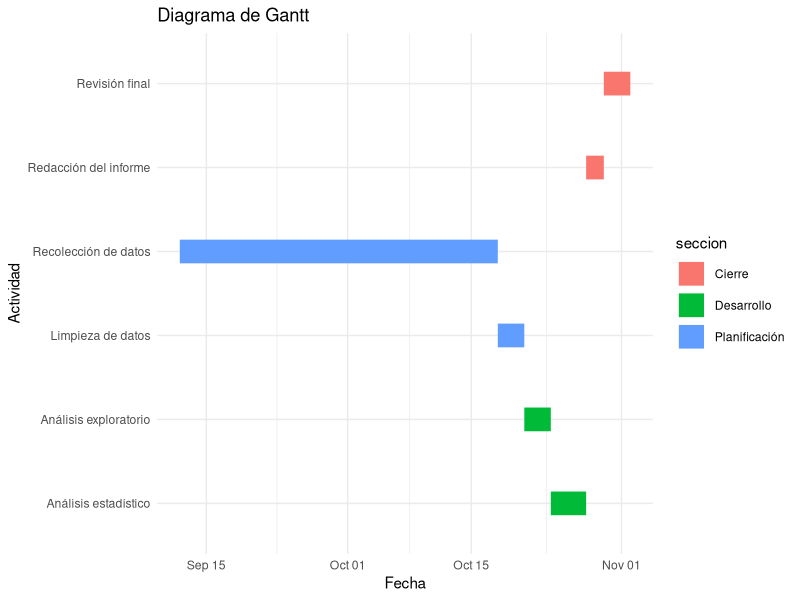
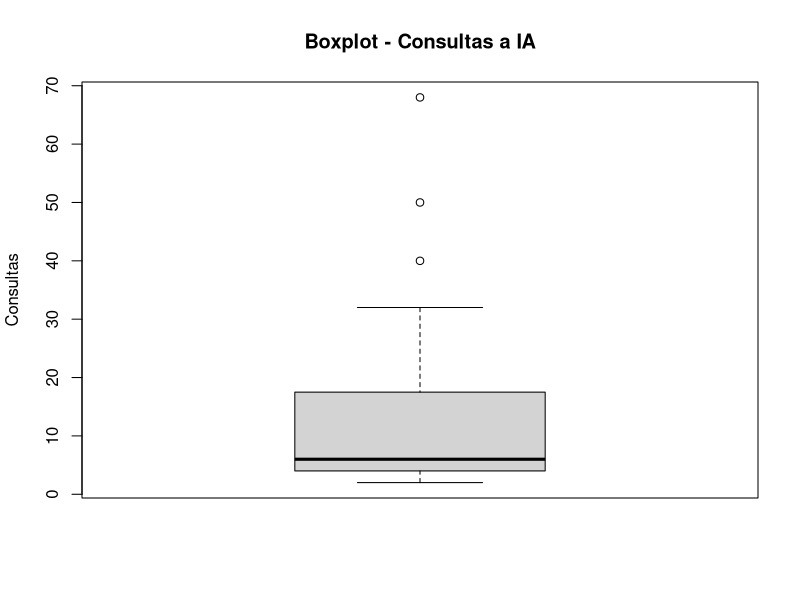
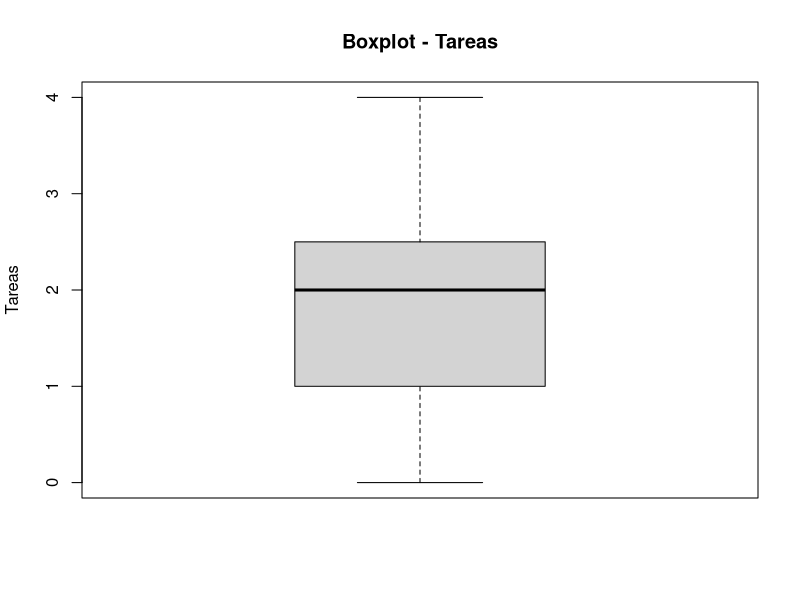
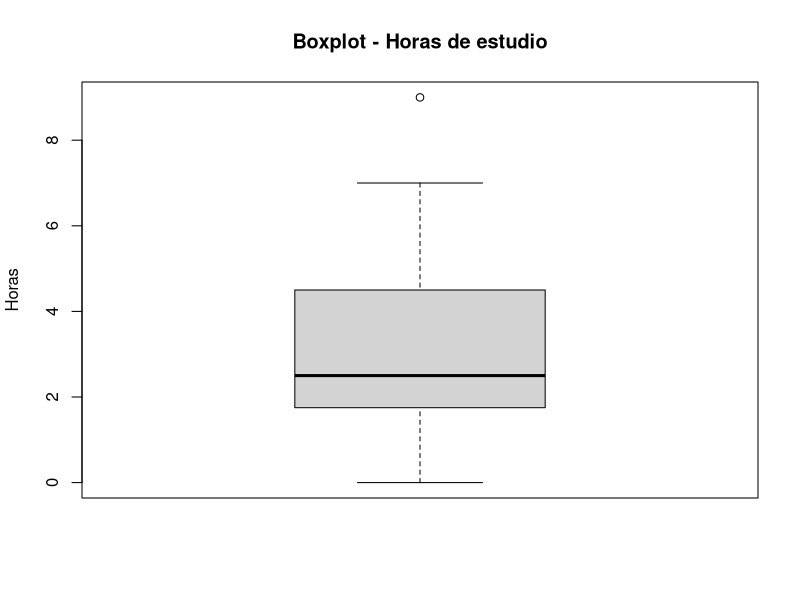
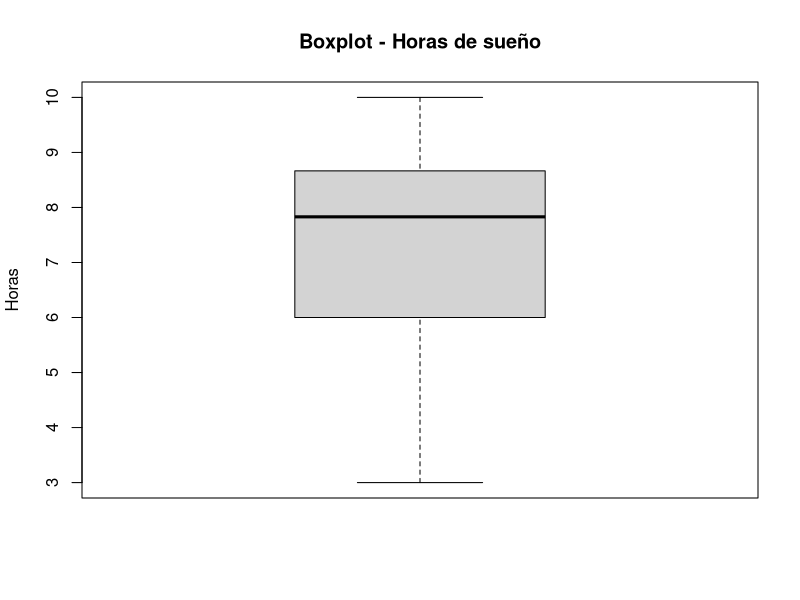
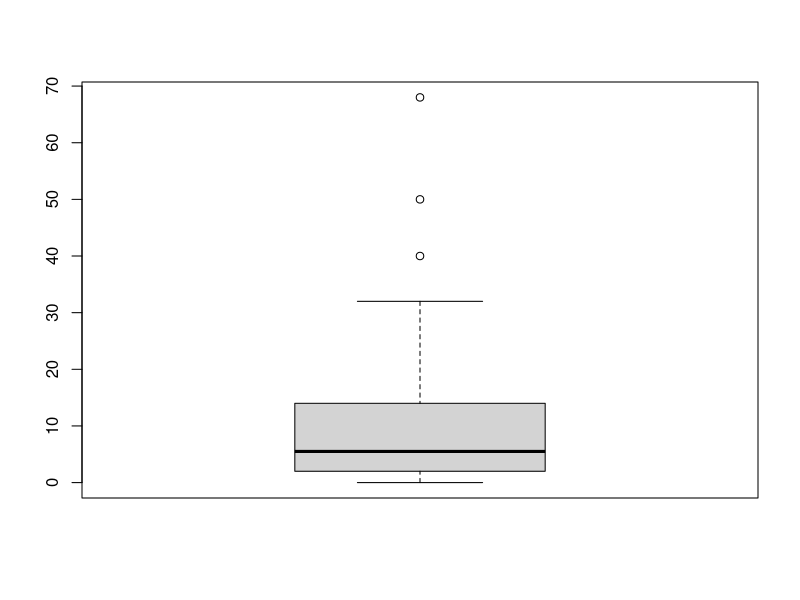
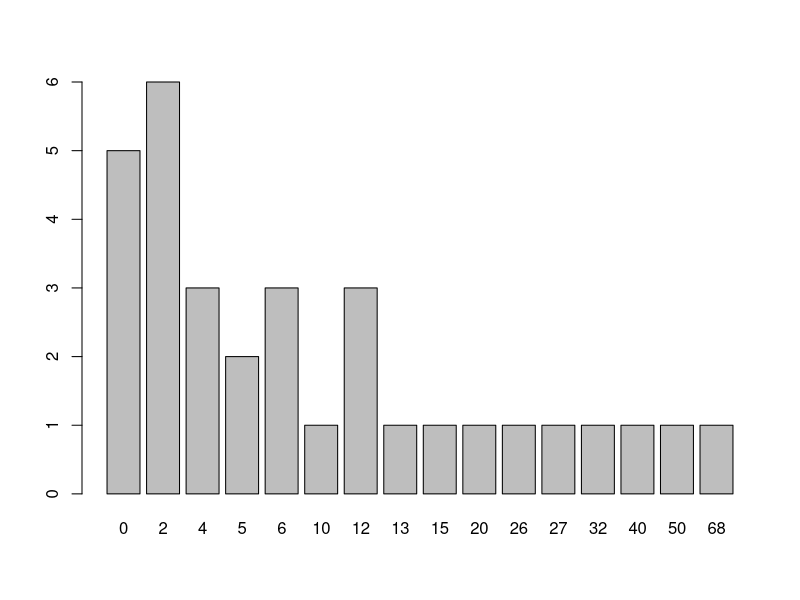
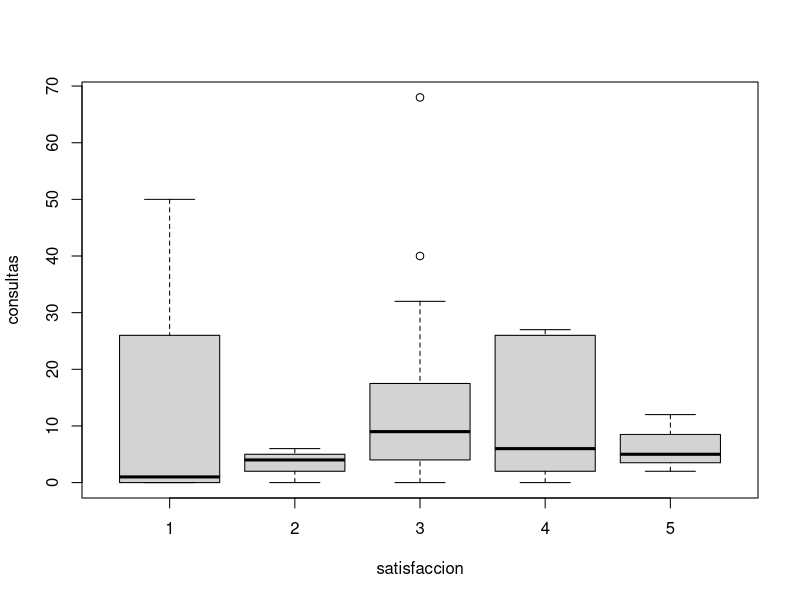

These charts were generated, in order, by the following R code:
## ---- chunk 1
library(ggplot2)

tareas <- data.frame(
  tarea = c(
    "Recolección de datos",
    "Limpieza de datos",
    "Análisis exploratorio",
    "Análisis estadístico",
    "Redacción del informe",
    "Revisión final"
  ),
  inicio = as.Date(c(
    "2026-09-12", "2026-10-18", "2026-10-21", "2026-10-24", "2026-10-28", "2026-10-30"  # TODO: completar fechas "YYYY-MM-DD"
  )),
  fin = as.Date(c(
    "2026-10-18", "2026-10-21", "2026-10-24", "2026-10-28", "2026-10-30", "2026-11-02"  # TODO: completar fechas "YYYY-MM-DD"
  )),
  seccion = c(
    "Planificación",
    "Planificación",
    "Desarrollo",
    "Desarrollo",
    "Cierre",
    "Cierre"
  )
)

ggplot(tareas,
       aes(x = inicio,
           xend = fin,
           y = tarea,
           yend = tarea,
           color = seccion)) +
  geom_segment(linewidth = 8) +
  labs(title = "Diagrama de Gantt",
       x = "Fecha",
       y = "Actividad") +
  theme_minimal()
## ---- chunk 2
library(readr)
library(dplyr)
library(tidyverse)
library(ggplot2)

DF <- read_csv("RespuestasDiario.csv")
## ---- chunk 3
names(DF)
DFL <- DF
## ---- chunk 4
DFL %>% rename(hora = `Marca temporal`
               , consultas = `¿Cuántas consultas a una IA realizaste hoy?`
               , uso = `¿Cuál fue el uso principal que le diste a la IA hoy?`
               , satisfaccion = `¿Qué nivel de satisfacción tienes con tu avance académico de hoy?`
               , tareas = `¿En cuántas tareas de hoy el uso de la IA te ahorró tiempo?`
               , curso = `¿Cuál es el código del curso sobre el que hiciste la mayoría de tus consultas a la IA hoy?`
               , estudio = `¿Cuántas horas efectivas de estudio acumulaste el día de hoy?`
               , sueno = `¿Cuántas horas dormiste la noche pasada?`
               , comprension = `¿Qué nivel de comprensión tuviste de las actividades académicas que realizaste hoy?`
               , email = `Dirección de correo electrónico`) -> DFL
## ---- chunk 5
DFL <- DFL[, c("hora", "consultas", "uso", "satisfaccion", "tareas", "curso", "estudio", "sueno", "comprension", "email")]
names(DFL)
## ---- chunk 6
DFAuxiliar <- read_csv("CorreosGrupo.csv")
## ---- chunk 7
DFL <- inner_join(DFL, DFAuxiliar, by = "email")
## ---- chunk 8
head(DFL[c("hora", "email", "Grupo")])
## ---- chunk 9
dim(DFL)
head(DFL)
sapply(DFL, class)
## ---- chunk 10
colSums(is.na(DFL))
## ---- chunk 11
round(colSums(is.na(DFL)) / nrow(DFL) * 100, 2)
## ---- chunk 12
sum(DFL$consultas == 0, na.rm = TRUE)
## ---- chunk 13
sum(DFL$tareas == 0, na.rm = TRUE)
## ---- chunk 14
sum(DFL$estudio == 0, na.rm = TRUE)
## ---- chunk 15
sum(DFL$sueno == 0, na.rm = TRUE)
## ---- chunk 16
length(unique(DFL$comprension))
unique(DFL$comprension)
## ---- chunk 17
length(unique(DFL$sueno))
unique(DFL$sueno)
## ---- chunk 18
length(unique(DFL$estudio))
unique(DFL$estudio)
## ---- chunk 19
length(unique(DFL$curso))
unique(DFL$curso)
## ---- chunk 20
length(unique(DFL$tareas))
unique(DFL$tareas)
## ---- chunk 21
length(unique(DFL$satisfaccion))
unique(DFL$satisfaccion)
## ---- chunk 22
length(unique(DFL$uso))
unique(DFL$uso)
## ---- chunk 23
length(unique(DFL$consultas))
unique(DFL$consultas)
## ---- chunk 24

#Se hace el filtrado por horas teniendo en cuenta que se guarda en el formato de 24 horas por lo que solo acotamos desde 21.5 osea 9:30 

DFL1<-DFL%>%filter(!(((hour(dmy_hms(hora)) + minute(dmy_hms(hora))/60) < 21.5))) %>% 

# en caso de superesswarnings es para evitar que arroje errores en consultas debido a que permite ingreso de datos vacios por lo que se trata de convertir a numero y de ahi vemos si es NA e inviertiendo mediante ! para quedarnos con los que si cumplan eso  
  
filter(!is.na(suppressWarnings(as.numeric(consultas))), 

# Repetimos el mismo tipo de filtrado con respecto a la variable tareas, sueno y estudio 

!is.na(suppressWarnings(as.numeric(tareas))),                                   
!is.na(suppressWarnings(as.numeric(estudio))),                           !is.na(suppressWarnings(as.numeric(sueno))))%>% 
  
#verificamos que las consultas y tareas sean numeros enteros 

filter(as.numeric(consultas)%%1==0, 
       as.numeric(tareas)%%1==0)

## ---- chunk 25
  DF2<-DFL1%>%mutate(
  uso_= chartr("áéíóúÁÉÍÓÚ", "aeiouAEIOU", tolower(uso)),
  usoC= str_detect(uso_,regex("\\b(ia|no|use|ningun[oa])\\b",ignore_case = TRUE)),
  cursoC = is.na(curso) | str_detect(curso, "^[ -]*$") | 
  str_detect(curso, "^[A-Za-z]{2}\\d{4}$"),
  filtro=!usoC&cursoC&(as.numeric(consultas)>0|as.numeric(tareas)>0),
  uso = if_else(filtro, uso,NA_character_),
  consultas=if_else(filtro,consultas,NA_integer_),   
  tareas= if_else(filtro,tareas,NA_integer_),
  curso = if_else(filtro,curso,NA_character_)

  ) %>% select(-filtro, -usoC,-cursoC,-uso_)  
## ---- chunk 26
# Número de consultas a IA
boxplot(DF2$consultas,
        main = "Boxplot - Consultas a IA",
        ylab = "Consultas")

boxplot.stats(DF2$consultas)$out
## ---- chunk 27
# Número de tareas donde la IA ahorró tiempo
boxplot(DF2$tareas,
        main = "Boxplot - Tareas",
        ylab = "Tareas")

boxplot.stats(DF2$tareas)$out
## ---- chunk 28
# Horas efectivas de estudio
boxplot(DF2$estudio,
        main = "Boxplot - Horas de estudio",
        ylab = "Horas")
        
boxplot.stats(DF2$estudio)$out
## ---- chunk 29
# Horas de sueño
boxplot(DF2$sueno,
        main = "Boxplot - Horas de sueño",
        ylab = "Horas")

boxplot.stats(DF2$sueno)$out
## ---- chunk 30
# Variabilidad de las consultas
range(DF2$consultas, na.rm = TRUE)
var(DF2$consultas, na.rm = TRUE)
sd(DF2$consultas, na.rm = TRUE)
IQR(DF2$consultas, na.rm = TRUE)
## ---- chunk 31
# Variabilidad de las tareas
range(DF2$tareas, na.rm = TRUE)
var(DF2$tareas, na.rm = TRUE)
sd(DF2$tareas, na.rm = TRUE)
IQR(DF2$tareas, na.rm = TRUE)
## ---- chunk 32
# Variabilidad de las horas de estudio
range(DF2$estudio, na.rm = TRUE)
var(DF2$estudio, na.rm = TRUE)
sd(DF2$estudio, na.rm = TRUE)
IQR(DF2$estudio, na.rm = TRUE)
## ---- chunk 33
# Variabilidad de las horas de sueño
range(DF2$sueno, na.rm = TRUE)
var(DF2$sueno, na.rm = TRUE)
sd(DF2$sueno, na.rm = TRUE)
IQR(DF2$sueno, na.rm = TRUE)
## ---- chunk 34
# Frecuencia del principal uso de IA
table(DF2$uso)
prop.table(table(DF2$uso)) * 100
## ---- chunk 35
# Frecuencia del nivel de satisfacción
table(DF2$satisfaccion)
prop.table(table(DF2$satisfaccion)) * 100
## ---- chunk 36
# Frecuencia del nivel de comprensión
table(DF2$comprension)
prop.table(table(DF2$comprension)) * 100
## ---- chunk 37
tabla_NA <- data.frame(
  Variable = names(DF2),
  Cantidad_NA = colSums(is.na(DF2)),
  Porcentaje_NA = round(colSums(is.na(DF2)) / nrow(DF2) * 100, 2),
  row.names = NULL
)
tabla_NA
## ---- chunk 38
table(rowSums(is.na(DF2)))
## ---- chunk 39
nrow(DF2)
nrow(na.omit(DF2))
round((1 - nrow(na.omit(DF2)) / nrow(DF2)) * 100, 2)
## ---- chunk 40
DF2[!complete.cases(DF2), c("hora", "email", "consultas", "uso", "tareas", "curso", "estudio", "sueno")]
## ---- chunk 41
DF3 <- DF2 %>%
  mutate(
    uso_ia = !is.na(uso),
    consultas = ifelse(is.na(consultas), 0, as.numeric(consultas)),
    tareas = ifelse(is.na(tareas), 0, as.numeric(tareas)),
    uso = ifelse(is.na(uso), "No usó IA", as.character(uso)),
    curso = ifelse(is.na(curso), "No aplica", as.character(curso)),
    estudio = as.numeric(estudio),
    sueno = as.numeric(sueno),
    comprension = factor(comprension,
                         levels = c("Muy bajo", "Bajo", "Moderado", "Alto", "Muy alto"),
                         ordered = TRUE),
    satisfaccion = factor(satisfaccion, levels = 1:5, ordered = TRUE),
    uso = factor(uso),
    Grupo = factor(Grupo)
  )
## ---- chunk 42
sum(is.na(DF3))
nrow(DF3)
table(DF3$uso_ia)
## ---- chunk 43
trazabilidad <- data.frame(
  Etapa = c("Base cruda (DF)", "Subset y join (DFL)", "Normalización (DFL1)",
            "Criterios (DF2)", "Gestión de nulos (DF3)"),
  Observaciones = c(nrow(DF), nrow(DFL), nrow(DFL1), nrow(DF2), nrow(DF3))
)
trazabilidad$Retencion <- round(trazabilidad$Observaciones / nrow(DF) * 100, 2)
trazabilidad
## ---- chunk 44
radiografia <- data.frame(
  Variable = names(DF3),
  Tipo = sapply(DF3, function(x) class(x)[1]),
  NA_total = colSums(is.na(DF3)),
  Porcentaje_NA = round(colSums(is.na(DF3)) / nrow(DF3) * 100, 2),
  Unicos = sapply(DF3, function(x) length(unique(x))),
  row.names = NULL
)
radiografia
## ---- chunk 45
sum(DF3$consultas == 0)
sum(DF3$tareas == 0)
sum(DF3$estudio == 0)
sum(DF3$sueno == 0)
## ---- chunk 46
data.frame(
  Variable = c("consultas", "tareas", "estudio", "sueno"),
  Restriccion = c("x >= 0", "x >= 0", "x >= 0", "0 <= x <= 24"),
  Minimo = c(min(DF3$consultas), min(DF3$tareas), min(DF3$estudio), min(DF3$sueno)),
  Maximo = c(max(DF3$consultas), max(DF3$tareas), max(DF3$estudio), max(DF3$sueno)),
  Cumple = c(all(DF3$consultas >= 0), all(DF3$tareas >= 0), all(DF3$estudio >= 0),
             all(DF3$sueno >= 0 & DF3$sueno <= 24))
)
## ---- chunk 47
sum(duplicated(DF3))

DF3 %>%
  mutate(fecha = substr(hora, 1, 10)) %>%
  count(email, fecha) %>%
  filter(n > 1)
## ---- chunk 48
DF3 %>% count(Grupo)
## ---- chunk 49
GRUPO <- 6
DF3_grupo <- DF3 %>% filter(Grupo == GRUPO)

nrow(DF3_grupo)
DF3_grupo %>% count(email)
## ---- chunk 50
n_distinct(DF3$email)
## ---- chunk 51
boxplot(DF3$consultas)
## ---- chunk 52
quantile(DF3$consultas, 0.5, na.rm = T, type = 3, )
quantile(DF3$consultas, 0.75, na.rm = T, type = 3, )
## ---- chunk 53
barplot(table(DF3$consultas))
## ---- chunk 54
boxplot(consultas ~ satisfaccion, data = DF3)
## ---- chunk 55
quantile(DF3$consultas[DF3$satisfaccion == 3], 0.3, na.rm = T, type = 3)
quantile(DF3$consultas[DF3$satisfaccion == 4], 0.3, na.rm = T, type = 3)
quantile(DF3$consultas[DF3$satisfaccion == 5], 0.3, na.rm = T, type = 3)
